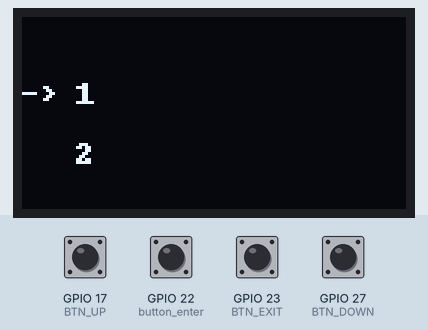
Bench run of a program on a simulated Raspberry Pi (BCM pin numbers). Parts: 128×64 one-colour display. The inputs (shaded band) are chosen by the test bench; at power-on: GPIO 17 (BTN_UP), GPIO 22 (button_enter), GPIO 23 (BTN_EXIT), GPIO 27 (BTN_DOWN) HIGH. What the program prints to the terminal is not drawn.

Above: at 1.2 s.
1.3 s: GPIO 22 (button_enter) pulled LOW for 0.15 s
At 2.3 s:
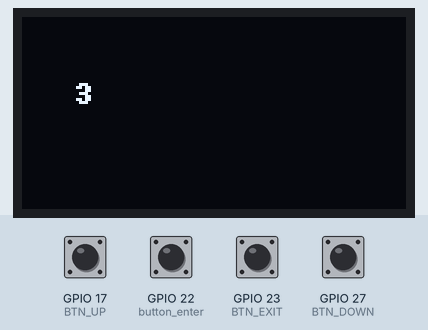
4.5 s: GPIO 23 (BTN_EXIT) pulled LOW for 0.15 s
At 5.7 s:
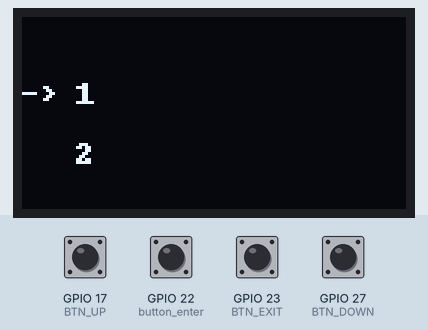
6.1 s: GPIO 27 (BTN_DOWN) pulled LOW for 0.15 s
At 7.1 s:
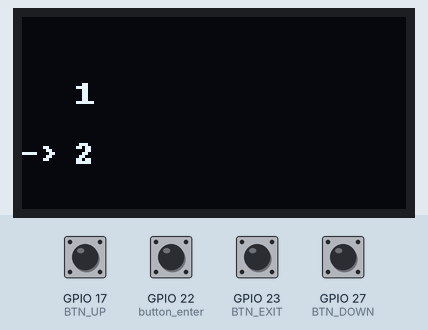
7.7 s: GPIO 22 (button_enter) pulled LOW for 1 s
At 8.5 s:
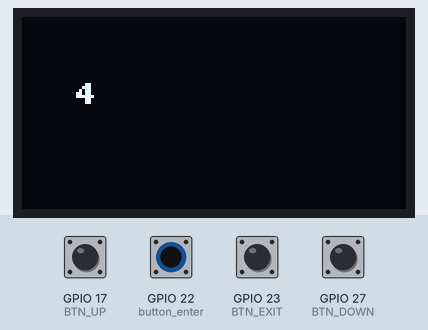
Timing chart, 0 to 10.7 s (numbered marks = the images above; inputs shaded):
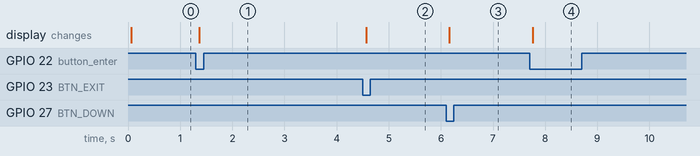

Measured:
- after the input at 1.3 s, the display: changes after 0.06 s (image 1)
- after the input at 4.5 s, the display: changes after 0.06 s (image 2)
- after the input at 6.1 s, the display: changes after 0.06 s (image 3)
- after the input at 7.7 s, the display: changes after 0.07 s (image 4)

The program:

menu.py
```python
import time                                 # 引入時間模組，用於延遲操作
import board                                # 引入樹莓派的硬體板模組
import RPi.GPIO as GPIO                     # 引入GPIO控制模組，用於控制引腳
import busio                                # 引入I2C通訊模組
import adafruit_ssd1306                     # 引入Adafruit SSD1306 OLED顯示器驅動程式
from PIL import Image, ImageDraw, ImageFont # 引入圖片處理模組，用於顯示文字
from gpiozero import Button                 # 引入GPIOZero模組，用於處理按鈕
import argparse                             # 引入命令列解析模組

BTN_UP = 17                                 # 定義向上按鈕的GPIO引腳
BTN_DOWN = 27                               # 定義向上按鈕的GPIO引腳
BTN_ENTER = 22                              # 定義確認按鈕的GPIO引腳
BTN_EXIT = 23                               # 定義退出按鈕的GPIO引腳
LED_DMA = 10                                # 定義DMA通道
button_enter = Button(BTN_ENTER)            # 創建按鈕對象，用於監聽ENTER按鈕
is_running = False                          # 初始化運行標誌，表示程式是否正在運行

ENTER_PIN = BTN_ENTER                       # 定義ENTER按鈕引腳

GPIO.setmode(GPIO.BCM)                                   # 設定GPIO使用BCM編號模式
GPIO.setup(BTN_UP, GPIO.IN, pull_up_down=GPIO.PUD_UP)    # 設置BTN_UP為輸入並啟用上拉電阻
GPIO.setup(BTN_DOWN, GPIO.IN, pull_up_down=GPIO.PUD_UP)  # 設置BTN_DOWN為輸入並啟用上拉電阻
GPIO.setup(BTN_ENTER, GPIO.IN, pull_up_down=GPIO.PUD_UP) # 設置BTN_ENTER為輸入並啟用上拉電阻
GPIO.setup(BTN_EXIT, GPIO.IN, pull_up_down=GPIO.PUD_UP)  # 設置BTN_EXIT為輸入並啟用上拉電阻

i2c = busio.I2C(board.SCL, board.SDA)                # 初始化I2C通訊
display = adafruit_ssd1306.SSD1306_I2C(128, 64, i2c) # 初始化SSD1306 OLED顯示器


image = Image.new('1', (128, 64)) # 創建一個128x64像素的圖像，用來顯示在OLED
draw = ImageDraw.Draw(image)      # 創建一個繪圖對象，用來在圖像上繪製
font = ImageFont.load_default()   # 加載預設字體

led_on = False  # 初始化LED開關狀態
led_mode = None # 初始化LED顯示模式

fun_index = 0   # 初始化功能索引
key_up = True   # 初始化按鈕狀態，按鈕未被按下

# 顯示菜單11
def menu11():
    print("menu11 is being displayed")
    draw.rectangle((0, 0, 128, 64), outline=0, fill=0) # 清空顯示區域
    draw.text((0, 0), "     ", fill=255)               # 顯示標題(無)
    draw.text((0, 20), "-> 1", fill=255)             # 顯示菜單選項
    draw.text((0, 40), "   2", fill=255)  # 顯示菜單選項
    display.image(image)                               # 將圖像顯示到OLED
    display.show()

def menu12():
    print("menu12 is being displayed")
    draw.rectangle((0, 0, 128, 64), outline=0, fill=0)
    draw.text((0, 0), "     ", fill=255)
    draw.text((0, 20), "   1", fill=255)
    draw.text((0, 40), "-> 2", fill=255)
    display.image(image)
    display.show()

def menu21():
    global led_on, led_mode
    print("menu21 is being displayed")
    draw.rectangle((0, 0, 128, 64), outline=0, fill=0)
    draw.text((0, 20), "   3", fill=255)
    display.image(image)
    display.show()


def menu24():
    print("menu24 is being displayed")
    draw.rectangle((0, 0, 128, 64), outline=0, fill=0)
    draw.text((0, 20), "   4", fill=255)
    display.image(image)
    display.show()

def key_scan():
    global key_up                                      # 聲明全局變量 key_up，用於控制按鍵是否已鬆開，防止重複觸發
    # 檢查 key_up 狀態，確保只有在按鍵完全鬆開後才處理新的按鍵按下事件
    if key_up:                                         # 檢查 key_up 狀態，確保只有在按鍵完全鬆開後才處理新的按鍵按下事件
        # 檢查按鍵 BTN_UP 是否被按下
        if GPIO.input(BTN_UP) == GPIO.LOW:             # 檢查按鍵 BTN_UP 是否被按下
            key_up = False                             # 標記按鍵進入按下狀態，避免重複觸發
            print("Button UP pressed")                 # 輸出按下 BTN_UP 的提示
            return 4                                   # 返回代碼 4 表示 "向上" 按鈕被按下
        # 檢查按鍵 BTN_DOWN 是否被按下
        elif GPIO.input(BTN_DOWN) == GPIO.LOW:         # 檢查按鍵 BTN_DOWN 是否被按下
            key_up = False                             # 標記按鍵進入按下狀態
            print("Button DOWN pressed")               # 輸出按下 BTN_DOWN 的提示
            return 3                                   # 返回代碼 3 表示 "向下" 按鈕被按下
        # 檢查按鍵 BTN_ENTER 是否被按下
        elif GPIO.input(BTN_ENTER) == GPIO.LOW:        # 檢查按鍵 BTN_ENTER 是否被按下
            key_up = False                             # 標記按鍵進入按下狀態
            print("Button ENTER pressed")              # 輸出按下 BTN_ENTER 的提示
            return 1                                   # 返回代碼 1 表示 "確定" 按鈕被按下
        # 檢查按鍵 BTN_EXIT 是否被按下
        elif GPIO.input(BTN_EXIT) == GPIO.LOW:         # 檢查按鍵 BTN_EXIT 是否被按下
            key_up = False                             # 標記按鍵進入按下狀態
            print("Button EXIT pressed")               # 輸出按下 BTN_EXIT 的提示
            return 2                                   # 返回代碼 2 表示 "退出" 按鈕被按下
        # 如果所有按鍵均未被按下（所有按鈕均處於高電位狀態）
    if (GPIO.input(BTN_UP) == GPIO.HIGH and            # BTN_UP 未被按下
        GPIO.input(BTN_DOWN) == GPIO.HIGH and          # BTN_DOWN 未被按下
        GPIO.input(BTN_ENTER) == GPIO.HIGH and         # BTN_ENTER 未被按下
        GPIO.input(BTN_EXIT) == GPIO.HIGH):            # BTN_EXIT 未被按下
        key_up = True                                  # 將 key_up 標記為 True，表明按鍵已完全鬆開
        print("All buttons released")                  # 輸出所有按鈕鬆開的提示
    return 0

key_table = [                                          #menuXX上下左右對應的菜單
    {'up': 0, 'down': 1, 'enter': 2, 'exit': 0, 'operation': menu11},
    {'up': 0, 'down': 1, 'enter': 3, 'exit': 0, 'operation': menu12},
    {'up': 2, 'down': 2, 'enter': 2, 'exit': 0, 'operation': menu21},
    {'up': 2, 'down': 3, 'enter': 3, 'exit': 1, 'operation': menu24},
]

def run_menu():
    global fun_index                                   # 追蹤當前的功能索引，指向當前菜單
    key_input = key_scan()                             # 獲取用戶輸入的按鍵（如：UP、DOWN、ENTER、EXIT）
    print(f"Current fun_index: {fun_index}")           # 顯示當前菜單的索引，幫助調試
    # 根據按下的按鍵執行不同的操作
    if key_input == 4:                                 # UP (當 UP 鍵被按下)
        print(f"Going UP to {key_table[fun_index]['up']}") # 顯示將轉向的上級菜單
        fun_index = key_table[fun_index]['up']         # 根據目前菜單的 'up' 欄位設定菜單索引
        key_table[fun_index]['operation']()            # 執行對應菜單的操作函數
    elif key_input == 3:                               # DOWN (當 DOWN 鍵被按下)
        print(f"Going DOWN to {key_table[fun_index]['down']}") # 顯示將轉向的下級菜單
        fun_index = key_table[fun_index]['down']       # 根據目前菜單的 'down' 欄位設定菜單索引
        key_table[fun_index]['operation']()            # 執行對應菜單的操作函數
    elif key_input == 1:                               # ENTER (當 ENTER 鍵被按下)
        print(f"ENTER pressed at menu {fun_index}")    # 顯示當前菜單索引
        fun_index = key_table[fun_index]['enter']      # 根據目前菜單的 'enter' 欄位設定菜單索引
        key_table[fun_index]['operation']()            # 執行對應菜單的操作函數
    elif key_input == 2:                               # EXIT (當 EXIT 鍵被按下)
        print(f"EXIT pressed at menu {fun_index}")     # 顯示當前菜單索引
        fun_index = key_table[fun_index]['exit']       # 根據目前菜單的 'exit' 欄位設定菜單索引
        key_table[fun_index]['operation']()            # 執行對應菜單的操作函數


menu11()                                               # 顯示菜單 11，這會初始化第一個菜單並顯示它

try:
    while True:                                        # 使用無窮迴圈來不斷運行菜單系統，直到用戶中斷
        run_menu()                                     # 調用 run_menu 函數處理按鍵輸入並執行對應的菜單操作
        time.sleep(0.01)                               # 短暫延遲，防止 CPU 過度運行，並減少高頻次輪詢按鍵的負擔
except KeyboardInterrupt:                              # 捕獲使用者手動中斷（Ctrl+C），並顯示結束訊息
    print("Program terminated")
finally:
    GPIO.cleanup()                                     # 無論程式是否正常終止，都會執行 GPIO.cleanup() 清理 GPIO 引腳的狀態，防止硬體狀態不一致
```
